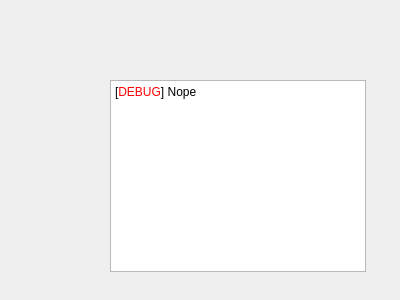
<?xml version="1.0" encoding="UTF-8"?>
<ui version="4.0">
 <class>Form</class>
 <widget class="QWidget" name="Form">
  <property name="geometry">
   <rect>
    <x>0</x>
    <y>0</y>
    <width>400</width>
    <height>300</height>
   </rect>
  </property>
  <property name="windowTitle">
   <string>Form</string>
  </property>
  <widget class="QTextBrowser" name="textBrowser">
   <property name="geometry">
    <rect>
     <x>110</x>
     <y>80</y>
     <width>256</width>
     <height>192</height>
    </rect>
   </property>
   <property name="html">
    <string>&lt;!DOCTYPE HTML PUBLIC &quot;-//W3C//DTD HTML 4.0//EN&quot; &quot;http://www.w3.org/TR/REC-html40/strict.dtd&quot;&gt;
&lt;html&gt;&lt;head&gt;&lt;meta name=&quot;qrichtext&quot; content=&quot;1&quot; /&gt;&lt;meta charset=&quot;utf-8&quot; /&gt;&lt;style type=&quot;text/css&quot;&gt;
p, li { white-space: pre-wrap; }
hr { height: 1px; border-width: 0; }
li.unchecked::marker { content: &quot;\2610&quot;; }
li.checked::marker { content: &quot;\2612&quot;; }
&lt;/style&gt;&lt;/head&gt;&lt;body style=&quot; font-family:'Segoe UI'; font-size:9pt; font-weight:400; font-style:normal;&quot;&gt;
&lt;p style=&quot; margin-top:0px; margin-bottom:0px; margin-left:0px; margin-right:0px; -qt-block-indent:0; text-indent:0px;&quot;&gt;[&lt;span style=&quot; color:#ff0004;&quot;&gt;DEBUG&lt;/span&gt;] Nope&lt;/p&gt;&lt;/body&gt;&lt;/html&gt;</string>
   </property>
  </widget>
 </widget>
 <resources/>
 <connections/>
</ui>
